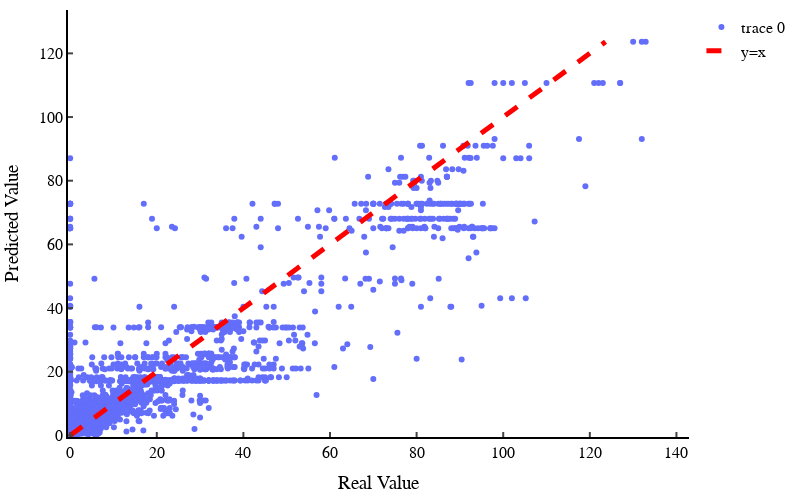

The cell this chart's notebook holds for it:
### Markdown cell above
Average Hyper Paramters:
- n_estimators         135.0
- max_depth             20.0
- min_samples_split      2.0
- min_samples_leaf       1.0
- max_features           sqrt

### Code cell
best_model_PHFONLY = regressor_df_PHFonly.iloc[regressor_df_PHFonly["r2"].idxmax()]["model"]
predicted_tc = best_model_PHFONLY.predict(PH_features)

plot_predicted_vs_actual(target_tc, predicted_tc, df_MP)

### Figure 1 — Plotly figure (JSON) as saved in the notebook; plotly's stock layout.template omitted (floating-point values rounded to 4 significant figures; data arrays with more than 128 entries replaced by an {"elided": "..."} marker saying what was removed)
{"data": [{"hoverinfo": "text", "mode": "markers", "text": {"elided": "5773 str values"}, "type": "scatter", "x": {"elided": "5773 float values"}, "y": {"elided": "5773 float values"}}, {"line": {"color": "red", "dash": "dash", "width": 5}, "mode": "lines", "name": "y=x", "type": "scatter", "x": [0, 1.249, 2.497, 3.746, 4.995, 6.244, 7.492, 8.741, 9.99, 11.24, 12.49, 13.74, 14.98, 16.23, 17.48, 18.73, 19.98, 21.23, 22.48, 23.73, 24.97, 26.22, 27.47, 28.72, 29.97, 31.22, 32.47, 33.71, 34.96, 36.21, 37.46, 38.71, 39.96, 41.21, 42.46, 43.7, 44.95, 46.2, 47.45, 48.7, 49.95, 51.2, 52.45, 53.69, 54.94, 56.19, 57.44, 58.69, 59.94, 61.19, 62.44, 63.68, 64.93, 66.18, 67.43, 68.68, 69.93, 71.18, 72.42, 73.67, 74.92, 76.17, 77.42, 78.67, 79.92, 81.17, 82.41, 83.66, 84.91, 86.16, 87.41, 88.66, 89.91, 91.16, 92.4, 93.65, 94.9, 96.15, 97.4, 98.65, 99.9, 101.1, 102.4, 103.6, 104.9, 106.1, 107.4, 108.6, 109.9, 111.1, 112.4, 113.6, 114.9, 116.1, 117.4, 118.6, 119.9, 121.1, 122.4, 123.6], "y": [0, 1.249, 2.497, 3.746, 4.995, 6.244, 7.492, 8.741, 9.99, 11.24, 12.49, 13.74, 14.98, 16.23, 17.48, 18.73, 19.98, 21.23, 22.48, 23.73, 24.97, 26.22, 27.47, 28.72, 29.97, 31.22, 32.47, 33.71, 34.96, 36.21, 37.46, 38.71, 39.96, 41.21, 42.46, 43.7, 44.95, 46.2, 47.45, 48.7, 49.95, 51.2, 52.45, 53.69, 54.94, 56.19, 57.44, 58.69, 59.94, 61.19, 62.44, 63.68, 64.93, 66.18, 67.43, 68.68, 69.93, 71.18, 72.42, 73.67, 74.92, 76.17, 77.42, 78.67, 79.92, 81.17, 82.41, 83.66, 84.91, 86.16, 87.41, 88.66, 89.91, 91.16, 92.4, 93.65, 94.9, 96.15, 97.4, 98.65, 99.9, 101.1, 102.4, 103.6, 104.9, 106.1, 107.4, 108.6, 109.9, 111.1, 112.4, 113.6, 114.9, 116.1, 117.4, 118.6, 119.9, 121.1, 122.4, 123.6]}], "layout": {"font": {"color": "black", "family": "Helvetica", "size": 16}, "height": 500, "margin": {"b": 10, "l": 10, "r": 10, "t": 10}, "paper_bgcolor": "white", "plot_bgcolor": "white", "width": 800, "xaxis": {"linecolor": "black", "linewidth": 2, "range": [-0.5, 142.9], "showline": true, "ticklen": 5, "ticks": "inside", "tickwidth": 2, "title": {"text": "Real Value"}}, "yaxis": {"linecolor": "black", "linewidth": 2, "range": [-0.5, 133.6], "showline": true, "ticklen": 5, "ticks": "inside", "tickwidth": 2, "title": {"text": "Predicted Value"}}}}
